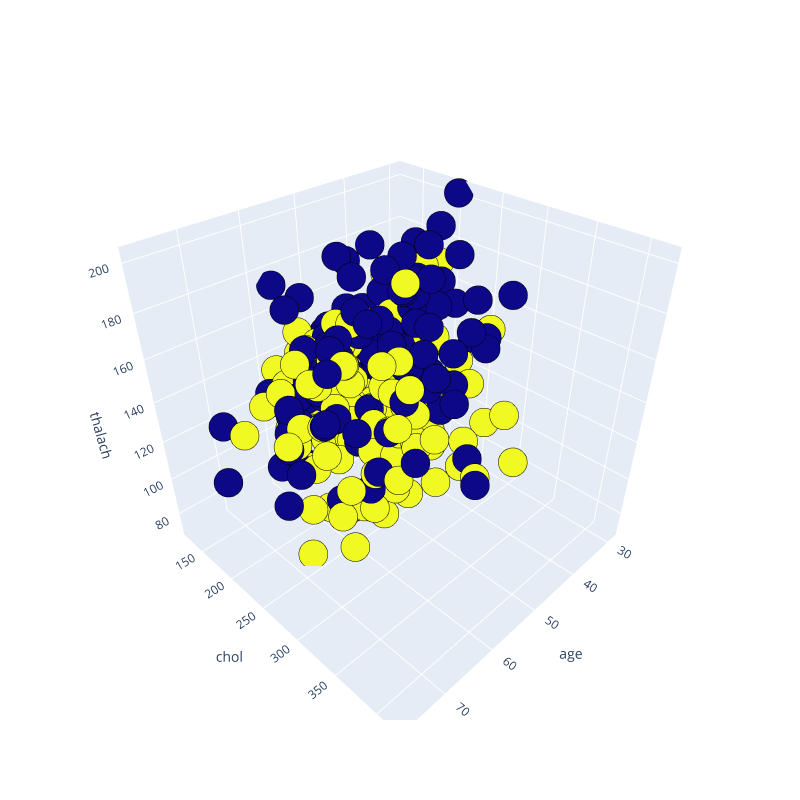

Write notebook code for a chart like this one.
### Code cell
Scene = dict(xaxis = dict(title  = 'age'),yaxis = dict(title  = 'chol'),zaxis = dict(title  = 'thalach'))

# model.labels_ is nothing but the predicted clusters i.e y_clusters
labels = A2['target']
trace = go.Scatter3d(x=B2.values[:, 0], y=B2.values[:, 1], z=B2.values[:, 2], mode='markers',marker=dict(color = labels, size= 10, line=dict(color= 'black',width = 10)))
layout = go.Layout(margin=dict(l=0,r=0),scene = Scene,height = 800,width = 800)
data = [trace]
fig = go.Figure(data = data, layout = layout)
fig.show()
fig.write_html("3clusters.html")

### Figure 1 — Plotly figure (JSON) as saved in the notebook; plotly's stock layout.template omitted (floating-point values rounded to 4 significant figures; data arrays with more than 128 entries replaced by an {"elided": "..."} marker saying what was removed)
{"data": [{"marker": {"color": {"elided": "297 int values"}, "line": {"color": "black", "width": 10}, "size": 10}, "mode": "markers", "type": "scatter3d", "x": {"elided": "297 int values"}, "y": {"elided": "297 int values"}, "z": {"elided": "297 int values"}}], "layout": {"height": 800, "margin": {"l": 0, "r": 0}, "scene": {"xaxis": {"title": {"text": "age"}}, "yaxis": {"title": {"text": "chol"}}, "zaxis": {"title": {"text": "thalach"}}}, "width": 800}}
